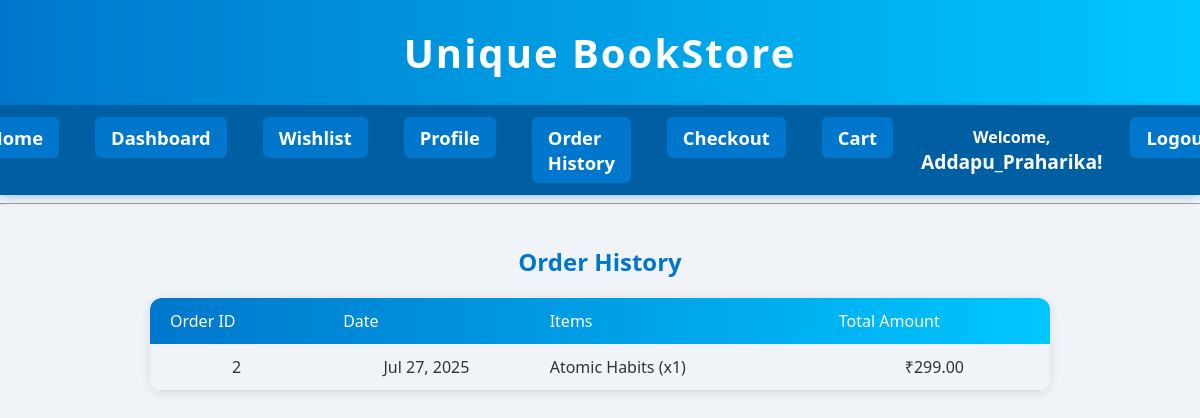
The app's page /order-history/ (signed in) with its own data.
### store/models.py (models this page shows, shortened)
class Order(models.Model):
    user = models.ForeignKey(User, on_delete=models.CASCADE, related_name='orders')
    created_at = models.DateTimeField(auto_now_add=True)
    status = models.CharField(max_length=50, default='Pending')
    def get_total_price(self):
        total = 0
        for item in self.items.all():
            total += item.book.price * item.quantity
        return total

class OrderItem(models.Model):
    order = models.ForeignKey(Order, on_delete=models.CASCADE, related_name='items')
    book = models.ForeignKey(Book, on_delete=models.CASCADE)
    quantity = models.PositiveIntegerField(default=1)

class Book(models.Model):
    title = models.CharField(max_length=200)
    author = models.CharField(max_length=100)
    description = models.TextField(default="No description available")
    price = models.DecimalField(max_digits=8, decimal_places=2, default=0.00)
    cover_image = models.ImageField(upload_to='book_covers/', null=True, blank=True)
    genre = models.CharField(max_length=100, null=True, blank=True)
    stock = models.PositiveIntegerField(default=0)

### store/views.py (the view)
# urls.py: path('order-history/', views.order_history, name='order_history'),
@login_required
def order_history(request):
    orders = Order.objects.filter(user=request.user).prefetch_related('items__book')
    return render(request, 'store/order_history.html', {'orders': orders})

### store/templates/store/order_history.html (shortened to what this page needs)
{% extends "store/base.html" %}
{% block content %}
<div style="max-width: 900px; margin: 40px auto; text-align: center;">
    <h2 style="color: #0077cc; font-weight: 700; margin-bottom: 20px;">Order History</h2>
    {% if orders %}
        <table style="width: 100%; border-collapse: collapse; box-shadow: 0 2px 12px rgba(0,0,0,0.1); border-radius: 12px; overflow: hidden;">
            <thead style="background: linear-gradient(90deg, #0077cc, #00c6ff); color: white;">
                <tr>
                    <th style="padding: 12px 20px; text-align: left;">Order ID</th>
                    <th style="padding: 12px 20px; text-align: left;">Date</th>
                    <th style="padding: 12px 20px; text-align: left;">Items</th>
                    <th style="padding: 12px 20px; text-align: left;">Total Amount</th>
                </tr>
            </thead>
            <tbody>
                {% for order in orders %}
                    <tr style="border-bottom: 1px solid #ddd;">
                        <td style="padding: 12px 20px;">{{ order.id }}</td>
                        <td style="padding: 12px 20px;">{{ order.created_at|date:"M d, Y" }}</td>
                        <td style="padding: 12px 20px; text-align: left;">
                            <ul style="list-style: none; padding-left: 0; margin: 0;">
                                {% for item in order.items.all %}
                                    <li>{{ item.book.title }} (x{{ item.quantity }})</li>
                                {% endfor %}
                            </ul>
                        </td>
                        <td style="padding: 12px 20px;">&#8377;{{ order.get_total_price }}</td>
                    </tr>
                {% endfor %}
            </tbody>
        </table>
    {% else %}
        <p style="color: #cc0000; font-size: 1.2rem;">You have no past orders.</p>
    {% endif %}
</div>
{% endblock %}

### store/templates/store/base.html (shortened to what this page needs)
<!DOCTYPE html>
<html lang="en">
<head>
</head>
<body>
    <header>Unique BookStore</header>
    <nav>
        <ul>
            <li><a href="{% url 'home' %}" class="nav-btn">Home</a></li>
            {% if user.is_authenticated %}
                <li><a href="{% url 'dashboard' %}" class="nav-btn">Dashboard</a></li>
                <li><a href="{% url 'wishlist' %}" class="nav-btn">Wishlist</a></li>
                <li><a href="{% url 'profile' %}" class="nav-btn">Profile</a></li>
                <li><a href="{% url 'order_history' %}" class="nav-btn">Order History</a></li>
                <li><a href="{% url 'checkout' %}" class="nav-btn">Checkout</a></li>
                <li><a href="{% url 'cart' %}" class="nav-btn">Cart{% with request.session.cart|length as cart_count %}{% if cart_count > 0 %} ({{ cart_count }}){% endif %}{% endwith %}</a></li>
                <li style="display: flex; flex-direction: column; justify-content: center; align-items: center; color: white; font-weight: 600; font-size: 1rem; margin: 0 10px;">
                    <span>Welcome,</span>
                    <span style="font-size: 1.2rem; font-weight: 700;">{{ user.username }}!</span>
                </li>
                <li><a href="{% url 'logout' %}" class="nav-btn">Logout</a></li>
            {% else %}
                <li><a href="{% url 'login' %}" class="nav-btn">Login</a></li>
                <li><a href="{% url 'register' %}" class="nav-btn">Register</a></li>
                <li><a href="{% url 'cart' %}" class="nav-btn">Cart</a></li>
            {% endif %}
        </ul>
    </nav>
    <hr>
    {% block content %}
    {% endblock %}
</body>
</html>

### store/templates/store/base.html (style rules this page uses)
body { font-family: 'Segoe UI', Tahoma, Geneva, Verdana, sans-serif; margin: 0; padding: 0; background-color: #f0f4f8; color: #333; }
header { background: linear-gradient(90deg, #0077cc, #00c6ff); color: white; padding: 25px 0; text-align: center; font-size: 2.5em; font-weight: 700; letter-spacing: 2px; box-shadow: 0 4px 12px rgba(0, 118, 204, 0.4); }
nav { background-color: #005fa3; padding: 12px 0; box-shadow: 0 2px 8px rgba(0, 95, 163, 0.3); }
nav ul { list-style: none; margin: 0; padding: 0; display: flex; justify-content: center; }
nav ul li { margin: 0 18px; font-size: 1.15em; font-weight: 600; }
nav ul li a { color: white; text-decoration: none; padding: 8px 16px; border-radius: 6px; transition: background-color 0.3s ease, box-shadow 0.3s ease; box-shadow: inset 0 0 0 0 transparent; display: inline-block; }
.nav-btn { background-color: #0077cc; color: white !important; padding: 8px 16px; border-radius: 6px; font-weight: 600; text-decoration: none; transition: background-color 0.3s ease, box-shadow 0.3s ease; box-shadow: inset 0 0 0 0 transparent; display: inline-block; }

### store/templates/store/order_history.html (style rules this page uses)
table { border-radius: 12px; overflow: hidden; }
th, td { font-weight: 500; }

### records on screen
Order: id "2", created_at "Jul 27, 2025", get_total_price "299.00"
OrderItem: book "Atomic Habits", quantity "1"

### other values on screen
{{ user.username }} "Addapu_Praharika"
